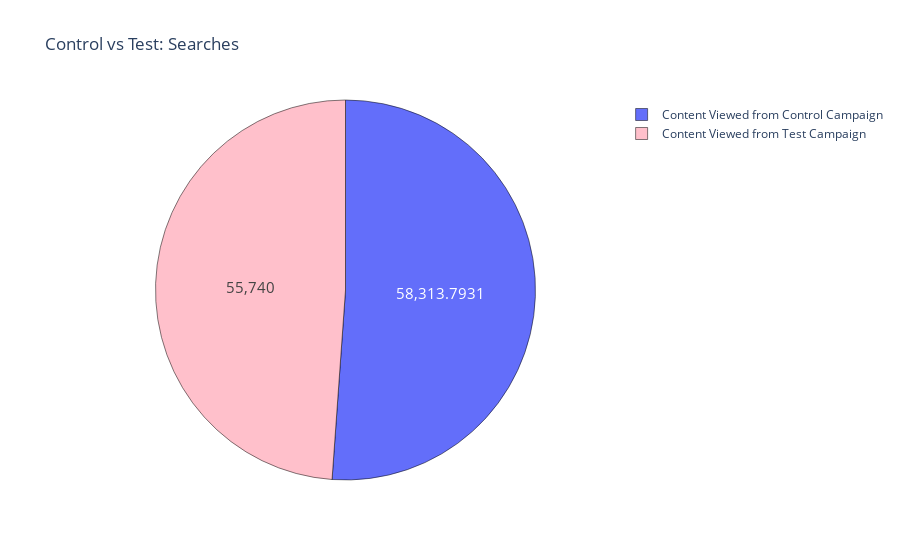

The code cell stored with this chart in its notebook:
### Code cell
fig = go.Figure(data=[go.Pie(labels=label, 
                             values=counts)])
fig.update_layout(title_text = 'Control vs Test: Searches')
fig.update_traces(hoverinfo = 'label+percent', 
                  textinfo = 'value',
                  textfont_size = 15,
                  marker = dict(colors = colors,
                                line = dict(color = 'black', width = 0.5)))

### Figure 1 — Plotly figure (JSON) as saved in the notebook; plotly's stock layout.template omitted (floating-point values rounded to 4 significant figures)
{"data": [{"hoverinfo": "label+percent", "labels": ["Content Viewed from Control Campaign", "Content Viewed from Test Campaign"], "marker": {"colors": ["baby blue", "pink"], "line": {"color": "black", "width": 0.5}}, "textfont": {"size": 15}, "textinfo": "value", "type": "pie", "values": [58310.0, 55740]}], "layout": {"title": {"text": "Control vs Test: Searches"}}}
